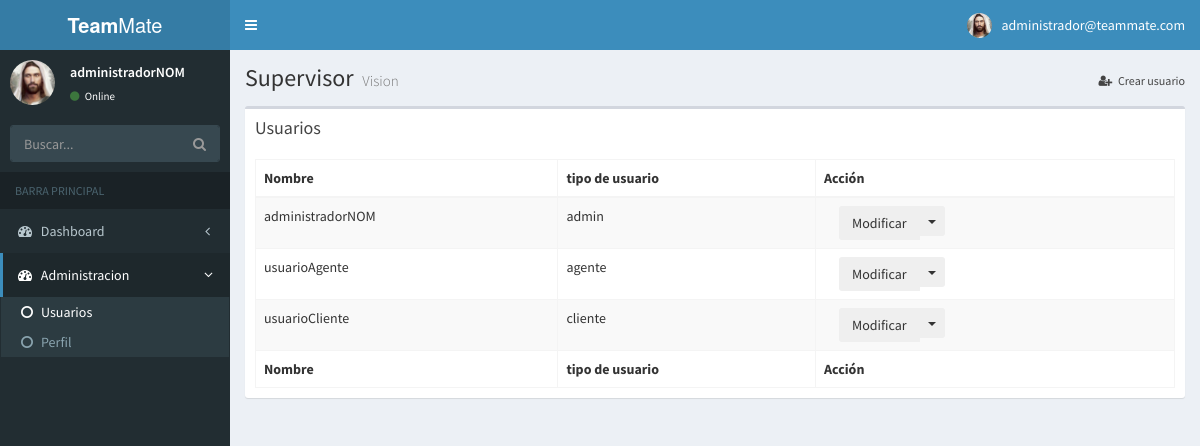
The app's page /usuarios.php (signed in) with its own data.
### tables this page shows
CREATE TABLE `help_desk_user_account` (
  `username` varchar(20) NOT NULL,
  `password` varchar(254) NOT NULL,
  `type` int(11) NOT NULL,
  `correo` varchar(50) NOT NULL,
  `activo` int(11) NOT NULL,
  `profile_picture` varchar(100) NOT NULL
);

CREATE TABLE `help_desk_type_account` (
  `id_tipo_cuenta` int(11) NOT NULL,
  `tipo_cuenta` varchar(20) NOT NULL
);

### funciones/funciones.php (called while the page is built, shortened)
	<?php
function selectUsuarios(){
  require('conexion/connect_db.php');
    $sql="SELECT * FROM help_desk_user_account UA INNER JOIN help_desk_type_account TA ON TA.id_tipo_cuenta=UA.type WHERE UA.activo=1";
    $resultado=$link->query($sql);
    return $resultado;
}
function selectImagen($id){
   require('conexion/connect_db.php');
    $sql="SELECT profile_picture FROM help_desk_user_account WHERE username=\"$id\"";
    $resultado=$link->query($sql);
    return $resultado;
}
?>

### usuarios.php (the view, shortened to what this page needs)
<?php
if($_SESSION['type']==1)
{require('funciones/funciones.php');
?>
<!DOCTYPE html>
<html>
<head>
  <link rel="stylesheet" href="bower_components/bootstrap/dist/css/bootstrap.min.css">
  <link rel="stylesheet" href="bower_components/font-awesome/css/font-awesome.min.css">
  <link rel="stylesheet" href="bower_components/Ionicons/css/ionicons.min.css">
  <link rel="stylesheet" href="bower_components/datatables.net-bs/css/dataTables.bootstrap.min.css">
  <link rel="stylesheet" href="dist/css/AdminLTE.min.css">
  <link rel="stylesheet" href="dist/css/skins/_all-skins.min.css">
</head>
<body class="hold-transition skin-blue sidebar-mini">
<div class="wrapper">
  <header class="main-header">
    <a href="dashboard.php" class="logo">
      <span class="logo-lg"><b>Team</b>Mate</span>
    </a>
    <nav class="navbar navbar-static-top">
      <a href="#" class="sidebar-toggle" data-toggle="push-menu" role="button">
      </a>
      <div class="navbar-custom-menu">
        <ul class="nav navbar-nav">
          <li class="dropdown user user-menu">
            <a href="#" class="dropdown-toggle" data-toggle="dropdown">
                            <?php $imagen=selectImagen($_SESSION['username']);
                    if ($imagen2=mysqli_fetch_array($imagen)) {
                        $img=$imagen2['profile_picture'];
                    }
             echo "<img src=\"imagenes/$img\" class=\"user-image\" alt=\"User Image\">" ?>
              <span class="hidden-xs"><?php echo $_SESSION["correo"];?></span>
            </a>
          </li>
        </ul>
      </div>
    </nav>
  </header>
  <aside class="main-sidebar">
    <section class="sidebar">
      <div class="user-panel">
        <div class="pull-left image">
          <?php echo "<img src=\"imagenes/$img\" class=\"img-circle\" alt=\"User Image\">" ?>
        </div>
        <div class="pull-left info">
          <p><?php echo $_SESSION['username']; ?></p>
          <a href="#"><i class="fa fa-circle text-success"></i> Online</a>
        </div>
      </div>
      <form action="#" method="get" class="sidebar-form">
        <div class="input-group">
          <input type="text" name="q" class="form-control" placeholder="Buscar...">
          <span class="input-group-btn">
                <button type="submit" name="search" id="search-btn" class="btn btn-flat"><i class="fa fa-search"></i>
                </button>
              </span>
        </div>
      </form>
      <ul class="sidebar-menu" data-widget="tree">
        <li class="header">BARRA PRINCIPAL</li>
        <li class="treeview">
          <a href="#">
            <i class="fa fa-dashboard"></i> <span>Dashboard</span>
            <span class="pull-right-container">
              <i class="fa fa-angle-left pull-right"></i>
            </span>
          </a>
        </li>
       <li class="active treeview menu-open">
          <a href="#">
            <i class="fa fa-dashboard"></i> <span>Administracion</span>
            <span class="pull-right-container">
              <i class="fa fa-angle-left pull-right"></i>
            </span>
          </a>
          <ul class="treeview-menu">
            <li class="active"><a href="usuarios.php"><i class="fa fa-circle-o"></i>Usuarios</a></li>
            <li><?php echo '<a href=modificarUsuario.php?id='.$_SESSION['username'].'><i class="fa fa-circle-o"></i>Perfil</a>'?></li>
          </ul>
        </li>
      </ul>
    </section>
  </aside>
  <div class="content-wrapper">
      <section class="content-header">
      <h1>
        Supervisor
        <small>Vision</small>
      </h1>
      <ol class="breadcrumb">
        <li><a href="crearusuario.php"><i class="fa fa-fw fa-user-plus"></i>Crear usuario </a></li>
      </ol>
    </section>
    <section class="content">
      <div class="row">
        <div class="col-xs-12">
          <div class="box">
            <div class="box-header">
              <h3 class="box-title">Usuarios</h3>
            </div>
            <div class="box-body">
              <table id="example1" class="table table-bordered table-striped">
                <thead>
                <tr>
                  <th>Nombre</th>
                  <th>tipo de usuario</th>
                  <th>Acción</th>
                </tr>
                </thead>
                <tbody>
                <?php
                 $resultado=selectUsuarios();
                 while ($renglon=mysqli_fetch_array($resultado)){
                  $id=$renglon['username'];
                ?>
                <tr>
                  <td><?php echo $renglon['username'];?></td>
                  <td><?php echo $renglon['tipo_cuenta'];?></td>
                  <td>
                    <div  class="col-xs-8">
                      <div class="btn-group">
                  <?php echo '<button type=button class=btn btn-sm onclick="location.href=\'modificarUsuario.php?id='.$id.'\'">Modificar</button>';?>
                  <button type="button" class="btn btn-sm dropdown-toggle" data-toggle="dropdown" aria-expanded="false">
                    <span class="caret"></span>
                  </button>
                </div>
                    </div>
                  </td>
                </tr>
                <?php
                }
                ?>
                </tbody>
                <tfoot>
                <tr>
                  <th>Nombre</th>
                  <th>tipo de usuario</th>
                  <th>Acción</th>
                </tr>
                </tfoot>
              </table>
            </div>
          </div>
        </div>
      </div>
    </section>
  </div>
</div>
</body>
</html>
<?php
}
else {
  header("location: login.php");
}
?>

### records on screen
help_desk_user_account: username "administradorNOM", type.tipo_cuenta "admin"
help_desk_user_account: username "usuarioAgente", type.tipo_cuenta "agente"
help_desk_user_account: username "usuarioCliente", type.tipo_cuenta "cliente"

### other values on screen
$_SESSION["correo"] "administrador@teammate.com"
$_SESSION['username'] "administradorNOM"
